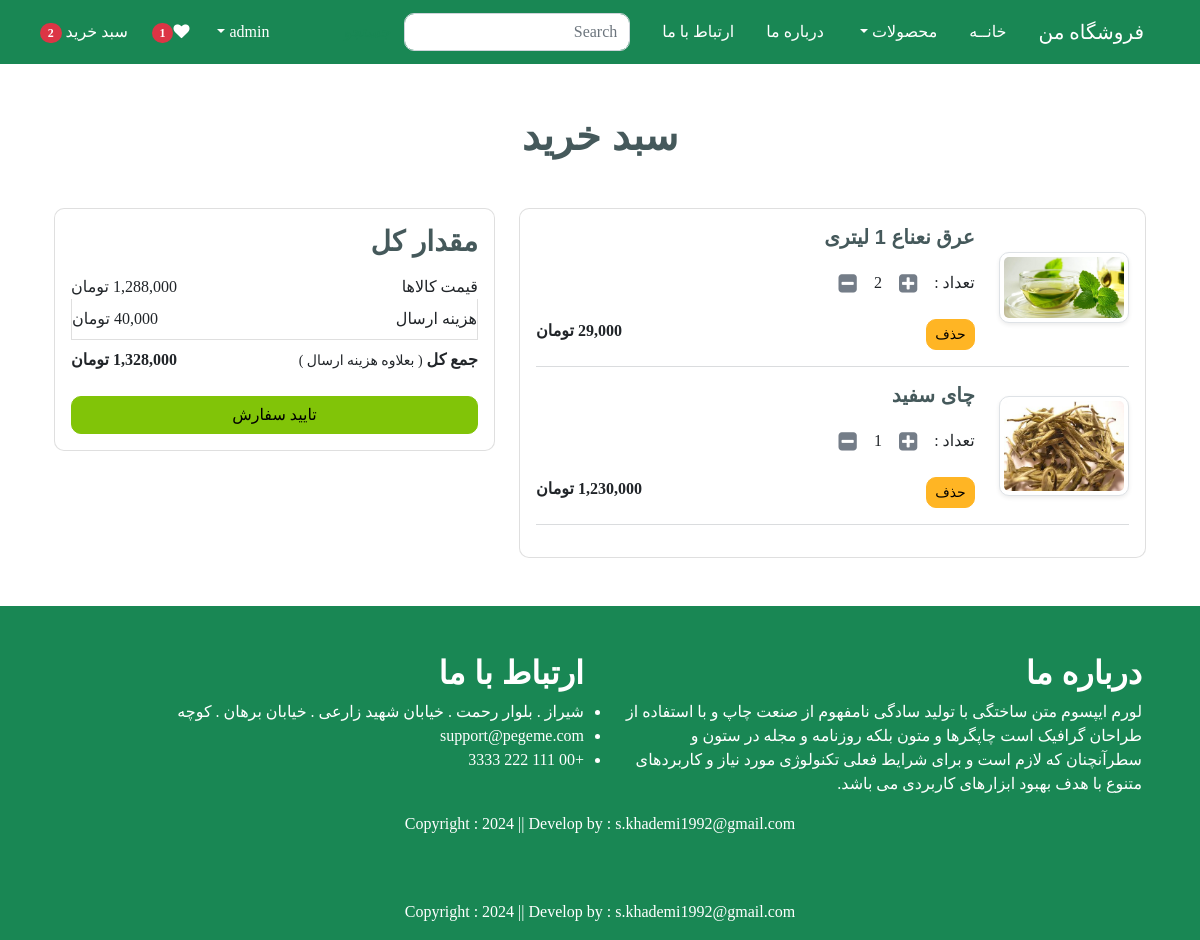
The app's page /cart/ (signed in) with its own data.
### app/models.py (models this page shows, shortened)
class Cart(models.Model):
    user = models.ForeignKey(User, on_delete=models.CASCADE)
    product = models.ForeignKey(Product, on_delete=models.CASCADE)
    quantity = models.PositiveIntegerField(default=1)

class Product(models.Model):
    title = models.CharField(max_length=100)
    selling_price = models.DecimalField(default=0, decimal_places=0, max_digits=12)
    discounted_price = models.DecimalField(default=0, decimal_places=0, max_digits=12, null=True, blank=True)
    description = models.TextField()
    category = models.CharField(choices=CATEGORY_CHOICES, max_length=2)
    product_image = models.ImageField(upload_to='product')

### app/views.py (the view)
# urls.py: path('cart/', views.show_cart, name='showcart'),
def show_cart(request):
    user = request.user
    cart = Cart.objects.filter(user=user)
    amount = 0
    for p in cart:
        value = p.quantity * p.product.discounted_price
        amount = amount + value
    totalamount = amount + 40000
    totalitem = 0
    wishitem = 0
    if request.user.is_authenticated:
        totalitem = len(Cart.objects.filter(user=request.user))
        wishitem = len(Wishlist.objects.filter(user=request.user))
    return render(request, 'app/addtocart.html', locals())

### app/templates/app/addtocart.html (shortened to what this page needs)
{% extends 'app/base.html' %}
{% load static %}
{% load humanize %}
{% block main-content %}
    <div class="container my-5">
        <div class="row">
            {% if cart %}
            <h1 class="text-center mb-5">سبد خرید</h1>
            <div class="col-sm-7">
                <div class="card">
                    <div class="card-body">
                        {% for item in cart %}
                        <div class="row">
                            <div class="col-sm-3 text-center align-self-center">
                                <img src="{{ item.product.product_image.url }}" alt="" srcset="" class="img-fluid img-thumbnail shadow-sm" height="150" width="150">
                            </div>
                            <div class="col-sm-9">
                                <div>
                                    <h5>{{ item.product.title }}</h5>
                                    <div class="my-3">
                                        <label for="quantity">تعداد : </label>
                                        <a class="plus-cart btn" pid="{{ item.product.id }}">
                                            <i class="fa fa-plus-square fa-lg"></i>
                                        </a>
                                        <span id="quantity">{{ item.quantity }}</span>
                                        <a class="minus-cart btn" pid="{{ item.product.id }}">
                                            <i class="fa fa-minus-square fa-lg"></i>
                                        </a>
                                    </div>
                                    <div class="d-flex justify-content-between">
                                        <a href="#" class="remove-cart btn btn-sm btn-secondary mr-3" pid="{{ item.product.id }}">حذف</a>
                                        <p class="mb-0">
                                            <span><strong>{{ item.product.discounted_price | intcomma }} تومان</strong></span>
                                        </p>
                                    </div>
                                </div>
                            </div>
                        </div>
                        <hr class="text-muted">
                        {% endfor %}
                    </div>
                </div>
            </div>
            <div class="col-sm-5">
                <div class="card">
                    <div class="card-body">
                        <h3>مقدار کل</h3>
                        <ul class="list-group">
                            <li class="list-group-item d-flex justify-content-between align-items-center border-0 px-0 pb-0">قیمت کالاها<span id="amount">{{ amount | intcomma }} تومان</span></li>
                            <li class="list-group-item d-flex justify-content-between align-items-center px-0">هزینه ارسال<span>40,000 تومان</span></li>
                            <li class="list-group-item d-flex justify-content-between align-items-center border-0 px-0 mb-3">
                                <div>
                                    <strong>جمع کل </strong><small>( بعلاوه هزینه ارسال )</small>
                                </div>
                                <span id="totalamount"><strong>{{ totalamount | intcomma }} تومان</strong></span>
                            </li>
                        </ul>
                        <div class="d-grid"><a href="{% url 'checkout' %}" class="btn btn-primary">تایید سفارش</a></div>
                    </div>
                </div>
            </div>
            {% else %}
            <h1 class="text-center mb-5">سبد خرید شما خالی است.</h1>
            {% endif %}
        </div>
    </div>
{% endblock main-content %}

### app/static/app/css/style.css (style rules this page uses)
* { margin: 0; padding: 0; box-sizing: border-box; }
.font { font-family: font; }

### records on screen
Cart: product.product_image (picture), product "عرق نعناع 1 لیتری", quantity "2", product.discounted_price "29,000"
Cart: product.product_image (picture), product "چای سفید", quantity "1", product.discounted_price "1,230,000"

### other values on screen
{{ wishitem }} "1"
{{ totalitem }} "2"
{{ amount | intcomma }} "1,288,000"
{{ totalamount | intcomma }} "1,328,000"
